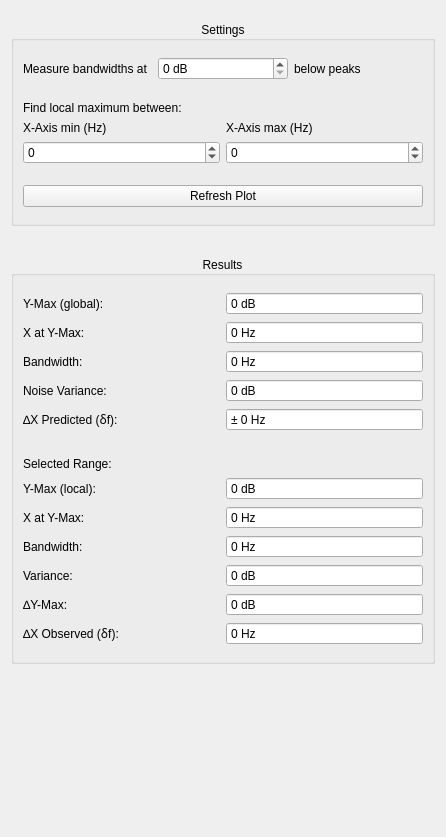
              <widget class="QWidget" name="scrollAreaWidgetContents_2">
               <property name="geometry">
                <rect>
                 <x>0</x>
                 <y>0</y>
                 <width>446</width>
                 <height>837</height>
                </rect>
               </property>
               <layout class="QVBoxLayout" name="verticalLayout_5">
                <item>
                 <layout class="QVBoxLayout" name="verticalLayout_4">
                  <property name="spacing">
                   <number>30</number>
                  </property>
                  <property name="topMargin">
                   <number>10</number>
                  </property>
                  <property name="bottomMargin">
                   <number>22</number>
                  </property>
                  <item>
                   <widget class="QGroupBox" name="group_settings">
                    <property name="title">
                     <string>Settings</string>
                    </property>
                    <property name="alignment">
                     <set>Qt::AlignCenter</set>
                    </property>
                    <layout class="QGridLayout" name="gridLayout_8">
                     <property name="topMargin">
                      <number>16</number>
                     </property>
                     <property name="bottomMargin">
                      <number>16</number>
                     </property>
                     <item row="0" column="0">
                      <layout class="QVBoxLayout" name="verticalLayout_2">
                       <item>
                        <layout class="QHBoxLayout" name="horizontalLayout_2">
                         <item>
                          <widget class="QLabel" name="label">
                           <property name="text">
                            <string>Measure bandwidths at</string>
                           </property>
                          </widget>
                         </item>
                         <item>
                          <widget class="QDoubleSpinBox" name="spin_measure_bandwidth_below">
                           <property name="suffix">
                            <string> dB</string>
                           </property>
                           <property name="decimals">
                            <number>0</number>
                           </property>
                           <property name="maximum">
                            <double>1000.000000000000000</double>
                           </property>
                          </widget>
                         </item>
                         <item>
                          <widget class="QLabel" name="label_2">
                           <property name="text">
                            <string>below peaks</string>
                           </property>
                          </widget>
                         </item>
                        </layout>
                       </item>
                       <item>
                        <spacer name="verticalSpacer_2">
                         <property name="orientation">
                          <enum>Qt::Vertical</enum>
                         </property>
                         <property name="sizeType">
                          <enum>QSizePolicy::Fixed</enum>
                         </property>
                         <property name="sizeHint" stdset="0">
                          <size>
                           <width>20</width>
                           <height>15</height>
                          </size>
                         </property>
                        </spacer>
                       </item>
                       <item>
                        <widget class="QLabel" name="label_3">
                         <property name="text">
                          <string>Find local maximum between:</string>
                         </property>
                        </widget>
                       </item>
                       <item>
                        <layout class="QGridLayout" name="gridLayout_10">
                         <item row="1" column="0">
                          <widget class="QDoubleSpinBox" name="spin_x_min">
                           <property name="decimals">
                            <number>0</number>
                           </property>
                           <property name="minimum">
                            <double>-10000.000000000000000</double>
                           </property>
                           <property name="maximum">
                            <double>10000.000000000000000</double>
                           </property>
                          </widget>
                         </item>
                         <item row="1" column="1">
                          <widget class="QDoubleSpinBox" name="spin_x_max">
                           <property name="decimals">
                            <number>0</number>
                           </property>
                           <property name="minimum">
                            <double>-10000.000000000000000</double>
                           </property>
                           <property name="maximum">
                            <double>10000.000000000000000</double>
                           </property>
                          </widget>
                         </item>
                         <item row="0" column="0">
                          <widget class="QLabel" name="label_4">
                           <property name="text">
                            <string>X-Axis min (Hz)</string>
                           </property>
                          </widget>
                         </item>
                         <item row="0" column="1">
                          <widget class="QLabel" name="label_5">
                           <property name="text">
                            <string>X-Axis max (Hz)</string>
                           </property>
                          </widget>
                         </item>
                        </layout>
                       </item>
                       <item>
                        <spacer name="verticalSpacer_3">
                         <property name="orientation">
                          <enum>Qt::Vertical</enum>
                         </property>
                         <property name="sizeHint" stdset="0">
                          <size>
                           <width>20</width>
                           <height>15</height>
                          </size>
                         </property>
                        </spacer>
                       </item>
                       <item>
                        <widget class="QPushButton" name="btn_refresh_plot">
                         <property name="text">
                          <string>Refresh Plot</string>
                         </property>
                        </widget>
                       </item>
                      </layout>
                     </item>
                    </layout>
                   </widget>
                  </item>
                  <item>
                   <widget class="QGroupBox" name="group_results">
                    <property name="title">
                     <string>Results</string>
                    </property>
                    <property name="alignment">
                     <set>Qt::AlignCenter</set>
                    </property>
                    <layout class="QGridLayout" name="gridLayout_12">
                     <property name="topMargin">
                      <number>16</number>
                     </property>
                     <property name="bottomMargin">
                      <number>16</number>
                     </property>
                     <item row="0" column="0">
                      <layout class="QGridLayout" name="gridLayout_11">
                       <item row="4" column="0">
                        <widget class="QLabel" name="label_10">
                         <property name="text">
                          <string>∆X Predicted (ẟf):</string>
                         </property>
                        </widget>
                       </item>
                       <item row="2" column="1">
                        <widget class="QDoubleSpinBox" name="spin_bandwidth_global">
                         <property name="readOnly">
                          <bool>true</bool>
                         </property>
                         <property name="buttonSymbols">
                          <enum>QAbstractSpinBox::NoButtons</enum>
                         </property>
                         <property name="suffix">
                          <string> Hz</string>
                         </property>
                         <property name="decimals">
                          <number>0</number>
                         </property>
                         <property name="minimum">
                          <double>-1000.000000000000000</double>
                         </property>
                         <property name="maximum">
                          <double>1000.000000000000000</double>
                         </property>
                        </widget>
                       </item>
                       <item row="0" column="1">
                        <widget class="QDoubleSpinBox" name="spin_ymax_global">
                         <property name="readOnly">
                          <bool>true</bool>
                         </property>
                         <property name="buttonSymbols">
                          <enum>QAbstractSpinBox::NoButtons</enum>
                         </property>
                         <property name="suffix">
                          <string> dB</string>
                         </property>
                         <property name="decimals">
                          <number>0</number>
                         </property>
                         <property name="minimum">
                          <double>-1000.000000000000000</double>
                         </property>
                         <property name="maximum">
                          <double>1000.000000000000000</double>
                         </property>
                        </widget>
                       </item>
                       <item row="7" column="1">
                        <widget class="QDoubleSpinBox" name="spin_ymax_local">
                         <property name="readOnly">
                          <bool>true</bool>
                         </property>
                         <property name="buttonSymbols">
                          <enum>QAbstractSpinBox::NoButtons</enum>
                         </property>
                         <property name="suffix">
                          <string> dB</string>
                         </property>
                         <property name="decimals">
                          <number>0</number>
                         </property>
                         <property name="minimum">
                          <double>-1000.000000000000000</double>
                         </property>
                         <property name="maximum">
                          <double>1000.000000000000000</double>
                         </property>
                        </widget>
                       </item>
                       <item row="3" column="1">
                        <widget class="QDoubleSpinBox" name="spin_noise_variance_global">
                         <property name="readOnly">
                          <bool>true</bool>
                         </property>
                         <property name="buttonSymbols">
                          <enum>QAbstractSpinBox::NoButtons</enum>
                         </property>
                         <property name="suffix">
                          <string> dB</string>
                         </property>
                         <property name="decimals">
                          <number>0</number>
                         </property>
                         <property name="minimum">
                          <double>-1000.000000000000000</double>
                         </property>
                         <property name="maximum">
                          <double>1000.000000000000000</double>
                         </property>
                        </widget>
                       </item>
                       <item row="7" column="0">
                        <widget class="QLabel" name="label_12">
                         <property name="text">
                          <string>Y-Max (local):</string>
                         </property>
                        </widget>
                       </item>
                       <item row="4" column="1">
                        <widget class="QDoubleSpinBox" name="spin_delta_x_predict">
                         <property name="readOnly">
                          <bool>true</bool>
                         </property>
                         <property name="buttonSymbols">
                          <enum>QAbstractSpinBox::NoButtons</enum>
                         </property>
                         <property name="prefix">
                          <string>± </string>
                         </property>
                         <property name="suffix">
                          <string> Hz</string>
                         </property>
                         <property name="decimals">
                          <number>0</number>
                         </property>
                         <property name="minimum">
                          <double>0.000000000000000</double>
                         </property>
                         <property name="maximum">
                          <double>1000.000000000000000</double>
                         </property>
                        </widget>
                       </item>
                       <item row="0" column="0">
                        <widget class="QLabel" name="label_6">
                         <property name="text">
                          <string>Y-Max (global):</string>
                         </property>
                        </widget>
                       </item>
                       <item row="9" column="0">
                        <widget class="QLabel" name="label_14">
                         <property name="text">
                          <string>Bandwidth:</string>
                         </property>
                        </widget>
                       </item>
                       <item row="10" column="0">
                        <widget class="QLabel" name="label_15">
                         <property name="text">
                          <string>Variance:</string>
                         </property>
                        </widget>
                       </item>
                       <item row="12" column="1">
                        <widget class="QDoubleSpinBox" name="spin_delta_x_observed">
                         <property name="readOnly">
                          <bool>true</bool>
                         </property>
                         <property name="buttonSymbols">
                          <enum>QAbstractSpinBox::NoButtons</enum>
                         </property>
                         <property name="suffix">
                          <string> Hz</string>
                         </property>
                         <property name="decimals">
                          <number>0</number>
                         </property>
                         <property name="minimum">
                          <double>-1000.000000000000000</double>
                         </property>
                         <property name="maximum">
                          <double>1000.000000000000000</double>
                         </property>
                        </widget>
                       </item>
                       <item row="2" column="0">
                        <widget class="QLabel" name="label_8">
                         <property name="text">
                          <string>Bandwidth:</string>
                         </property>
                        </widget>
                       </item>
                       <item row="11" column="1">
                        <widget class="QDoubleSpinBox" name="spin_delta_y">
                         <property name="readOnly">
                          <bool>true</bool>
                         </property>
                         <property name="buttonSymbols">
                          <enum>QAbstractSpinBox::NoButtons</enum>
                         </property>
                         <property name="suffix">
                          <string> dB</string>
                         </property>
                         <property name="decimals">
                          <number>0</number>
                         </property>
                         <property name="minimum">
                          <double>-1000.000000000000000</double>
                         </property>
                         <property name="maximum">
                          <double>1000.000000000000000</double>
                         </property>
                        </widget>
                       </item>
                       <item row="1" column="0">
                        <widget class="QLabel" name="label_7">
                         <property name="text">
                          <string>X at Y-Max:</string>
                         </property>
                        </widget>
                       </item>
                       <item row="8" column="0">
                        <widget class="QLabel" name="label_13">
                         <property name="text">
                          <string>X at Y-Max:</string>
                         </property>
                        </widget>
                       </item>
                       <item row="11" column="0">
                        <widget class="QLabel" name="label_16">
                         <property name="text">
                          <string>∆Y-Max:</string>
                         </property>
                        </widget>
                       </item>
                       <item row="12" column="0">
                        <widget class="QLabel" name="label_17">
                         <property name="text">
                          <string>∆X Observed (ẟf):</string>
                         </property>
                        </widget>
                       </item>
                       <item row="3" column="0">
                        <widget class="QLabel" name="label_9">
                         <property name="text">
                          <string>Noise Variance:</string>
                         </property>
                        </widget>
                       </item>
                       <item row="6" column="0">
                        <widget class="QLabel" name="label_11">
                         <property name="text">
                          <string>Selected Range:</string>
                         </property>
                        </widget>
                       </item>
                       <item row="1" column="1">
                        <widget class="QDoubleSpinBox" name="spin_x_at_ymax_global">
                         <property name="readOnly">
                          <bool>true</bool>
                         </property>
                         <property name="buttonSymbols">
                          <enum>QAbstractSpinBox::NoButtons</enum>
                         </property>
                         <property name="suffix">
                          <string> Hz</string>
                         </property>
                         <property name="decimals">
                          <number>0</number>
                         </property>
                         <property name="minimum">
                          <double>-1000.000000000000000</double>
                         </property>
                         <property name="maximum">
                          <double>1000.000000000000000</double>
                         </property>
                        </widget>
                       </item>
                       <item row="9" column="1">
                        <widget class="QDoubleSpinBox" name="spin_bandwidth_local">
                         <property name="readOnly">
                          <bool>true</bool>
                         </property>
                         <property name="buttonSymbols">
                          <enum>QAbstractSpinBox::NoButtons</enum>
                         </property>
                         <property name="suffix">
                          <string> Hz</string>
                         </property>
                         <property name="decimals">
                          <number>0</number>
                         </property>
                         <property name="minimum">
                          <double>-1000.000000000000000</double>
                         </property>
                         <property name="maximum">
                          <double>1000.000000000000000</double>
                         </property>
                        </widget>
                       </item>
                       <item row="10" column="1">
                        <widget class="QDoubleSpinBox" name="spin_variance_local">
                         <property name="readOnly">
                          <bool>true</bool>
                         </property>
                         <property name="buttonSymbols">
                          <enum>QAbstractSpinBox::NoButtons</enum>
                         </property>
                         <property name="suffix">
                          <string> dB</string>
                         </property>
                         <property name="decimals">
                          <number>0</number>
                         </property>
                         <property name="minimum">
                          <double>-1000.000000000000000</double>
                         </property>
                         <property name="maximum">
                          <double>1000.000000000000000</double>
                         </property>
                        </widget>
                       </item>
                       <item row="8" column="1">
                        <widget class="QDoubleSpinBox" name="spin_x_at_ymax_local">
                         <property name="readOnly">
                          <bool>true</bool>
                         </property>
                         <property name="buttonSymbols">
                          <enum>QAbstractSpinBox::NoButtons</enum>
                         </property>
                         <property name="suffix">
                          <string> Hz</string>
                         </property>
                         <property name="decimals">
                          <number>0</number>
                         </property>
                         <property name="minimum">
                          <double>-1000.000000000000000</double>
                         </property>
                         <property name="maximum">
                          <double>1000.000000000000000</double>
                         </property>
                        </widget>
                       </item>
                       <item row="5" column="0">
                        <spacer name="verticalSpacer">
                         <property name="orientation">
                          <enum>Qt::Vertical</enum>
                         </property>
                         <property name="sizeType">
                          <enum>QSizePolicy::Fixed</enum>
                         </property>
                         <property name="sizeHint" stdset="0">
                          <size>
                           <width>20</width>
                           <height>20</height>
                          </size>
                         </property>
                        </spacer>
                       </item>
                      </layout>
                     </item>
                    </layout>
                   </widget>
                  </item>
                  <item>
                   <spacer name="verticalSpacer_5">
                    <property name="orientation">
                     <enum>Qt::Vertical</enum>
                    </property>
                    <property name="sizeHint" stdset="0">
                     <size>
                      <width>20</width>
                      <height>10</height>
                     </size>
                    </property>
                   </spacer>
                  </item>
                 </layout>
                </item>
               </layout>
              </widget>
